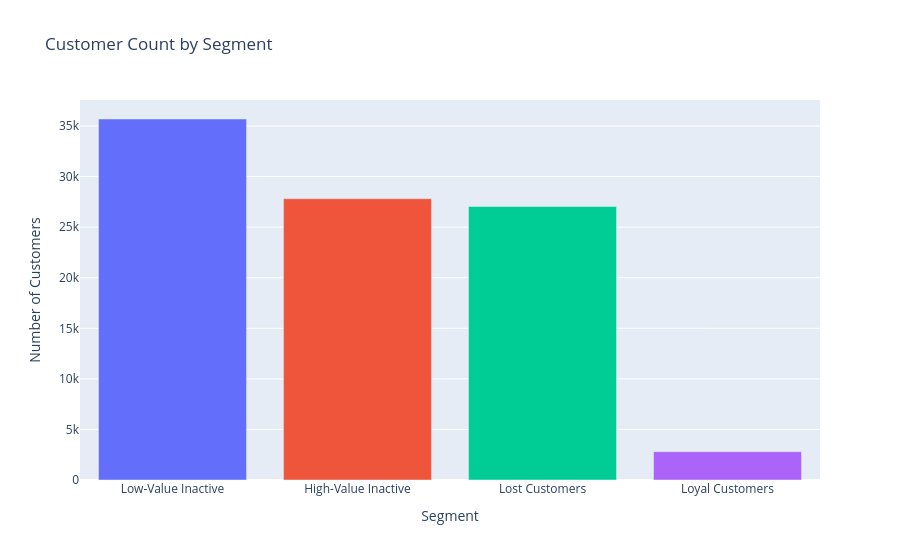
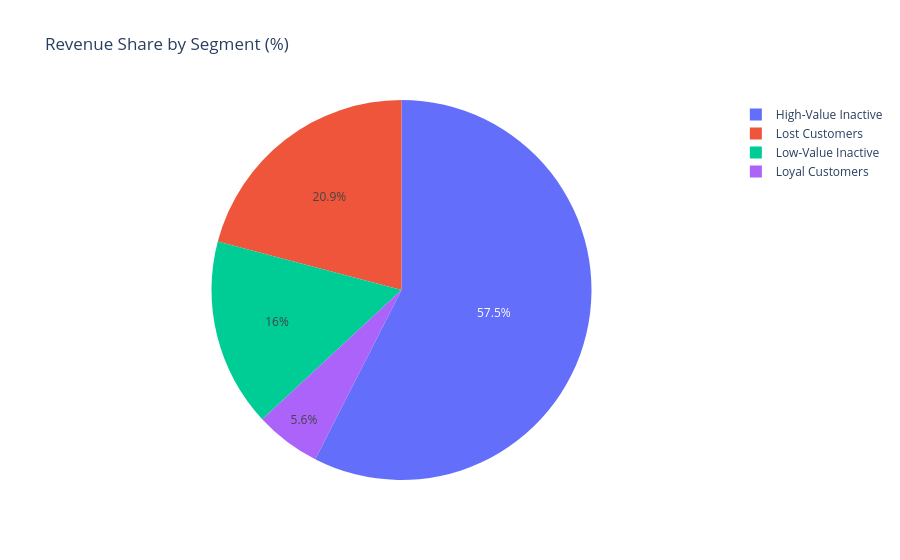

The notebook cell these images were saved under, in order:
### Markdown cell above
### Segment profiles

| Segment | Customers | Avg Recency | Avg Frequency | Avg Spend | Revenue Share |
|---|---|---|---|---|---|
| High-Value Inactive | 27,816 | 174 days | 1.0 | R$319 | 57.5% |
| Low-Value Inactive | 35,696 | 147 days | 1.0 | R$69 | 16.0% |
| Lost Customers | 27,045 | 425 days | 1.0 | R$119 | 20.9% |
| Loyal Customers | 2,801 | 220 days | 2.1 | R$309 | 5.6% |

**Key observations:**
- **High-Value Inactive customers generate 57.5% of total revenue** despite being only 30% of the customer base — a textbook illustration of the 80/20 rule
- **97% of customers bought only once** — visible here as Loyal Customers being by far the smallest segment (2,801 people)
- **Lost Customers** last purchased 425 days ago on average — over 14 months. Reactivation is unlikely and expensive; resources are better spent elsewhere
- The difference between High-Value and Low-Value Inactive is purely spend (R$319 vs R$69) — both bought recently and only once. Spend level is likely driven by product category choice.

### Code cell
segment_summary = rfm_model.groupby("segment").agg(
    customer_count=("customer_unique_id", "count"),
    recency_mean=("recency", "mean"),
    frequency_mean=("frequency", "mean"),
    monetary_mean=("monetary", "mean")
).round(1).reset_index()

segment_summary["revenue_total"] = segment_summary["customer_count"] * segment_summary["monetary_mean"]
segment_summary["revenue_share"] = (segment_summary["revenue_total"] / segment_summary["revenue_total"].sum() * 100).round(1)

# Chart 1: customer count per segment
fig1 = px.bar(
    segment_summary.sort_values("customer_count", ascending=False),
    x="segment", y="customer_count",
    title="Customer Count by Segment",
    labels={"segment": "Segment", "customer_count": "Number of Customers"},
    color="segment",
    color_discrete_sequence=["#636EFA", "#EF553B", "#00CC96", "#AB63FA"]
)
fig1.update_layout(showlegend=False)
fig1.show()

# Chart 2: revenue share per segment
fig2 = px.pie(
    segment_summary,
    names="segment", values="revenue_share",
    title="Revenue Share by Segment (%)",
    color_discrete_sequence=["#636EFA", "#EF553B", "#00CC96", "#AB63FA"]
)
fig2.show()

# Chart 3: RFM scatter — recency vs monetary, coloured by segment
fig3 = px.scatter(
    rfm_model.sample(5000, random_state=42),
    x="recency", y="monetary",
    color="segment",
    title="Customer Segments — Recency vs Monetary Spend (sample of 5,000)",
    labels={"recency": "Recency (days since last order)", "monetary": "Total Spend (R$)"},
    opacity=0.6,
    color_discrete_sequence=["#636EFA", "#EF553B", "#00CC96", "#AB63FA"]
)
fig3.update_layout(height=500)
fig3.show()

### Figure 1 — Plotly figure (JSON) as saved in the notebook; plotly's stock layout.template omitted (floating-point values rounded to 4 significant figures)
{"data": [{"hovertemplate": "Segment=%{x}<br>Number of Customers=%{y}<extra></extra>", "legendgroup": "Low-Value Inactive", "marker": {"color": "#636EFA", "pattern": {"shape": ""}}, "name": "Low-Value Inactive", "orientation": "v", "showlegend": true, "textposition": "auto", "type": "bar", "x": ["Low-Value Inactive"], "xaxis": "x", "y": [35696], "yaxis": "y"}, {"hovertemplate": "Segment=%{x}<br>Number of Customers=%{y}<extra></extra>", "legendgroup": "High-Value Inactive", "marker": {"color": "#EF553B", "pattern": {"shape": ""}}, "name": "High-Value Inactive", "orientation": "v", "showlegend": true, "textposition": "auto", "type": "bar", "x": ["High-Value Inactive"], "xaxis": "x", "y": [27816], "yaxis": "y"}, {"hovertemplate": "Segment=%{x}<br>Number of Customers=%{y}<extra></extra>", "legendgroup": "Lost Customers", "marker": {"color": "#00CC96", "pattern": {"shape": ""}}, "name": "Lost Customers", "orientation": "v", "showlegend": true, "textposition": "auto", "type": "bar", "x": ["Lost Customers"], "xaxis": "x", "y": [27045], "yaxis": "y"}, {"hovertemplate": "Segment=%{x}<br>Number of Customers=%{y}<extra></extra>", "legendgroup": "Loyal Customers", "marker": {"color": "#AB63FA", "pattern": {"shape": ""}}, "name": "Loyal Customers", "orientation": "v", "showlegend": true, "textposition": "auto", "type": "bar", "x": ["Loyal Customers"], "xaxis": "x", "y": [2801], "yaxis": "y"}], "layout": {"barmode": "relative", "legend": {"title": {"text": "Segment"}, "tracegroupgap": 0}, "showlegend": false, "title": {"text": "Customer Count by Segment"}, "xaxis": {"anchor": "y", "categoryarray": ["Low-Value Inactive", "High-Value Inactive", "Lost Customers", "Loyal Customers"], "categoryorder": "array", "domain": [0, 1], "title": {"text": "Segment"}}, "yaxis": {"anchor": "x", "domain": [0, 1], "title": {"text": "Number of Customers"}}}}

### Figure 2 — Plotly figure (JSON) as saved in the notebook; plotly's stock layout.template omitted (floating-point values rounded to 4 significant figures)
{"data": [{"domain": {"x": [0, 1], "y": [0, 1]}, "hovertemplate": "segment=%{label}<br>revenue_share=%{value}<extra></extra>", "labels": ["High-Value Inactive", "Lost Customers", "Low-Value Inactive", "Loyal Customers"], "legendgroup": "", "name": "", "showlegend": true, "type": "pie", "values": [57.5, 20.9, 16.0, 5.6]}], "layout": {"legend": {"tracegroupgap": 0}, "piecolorway": ["#636EFA", "#EF553B", "#00CC96", "#AB63FA"], "title": {"text": "Revenue Share by Segment (%)"}}}
